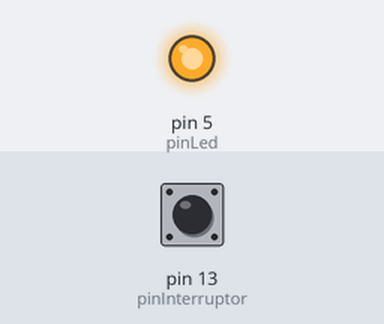
This sketch was run on a simulated Arduino Uno, built with avr-gcc and run on an emulated ATmega328P. Parts: output pins drawn as LEDs (lit = HIGH). The inputs (shaded band) are chosen by the test bench; at power-on: pin 13 (pinInterruptor) HIGH.

Above: at 1.2 s.
1.3 s: pin 13 (pinInterruptor) pulled LOW for 0.15 s
At 1.37 s:
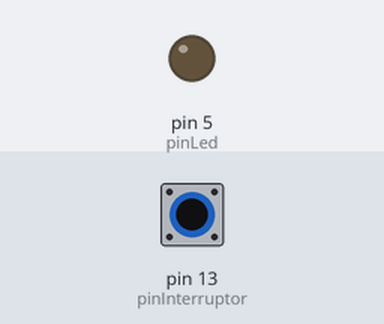
2.9 s: pin 13 (pinInterruptor) pulled LOW for 3.2 s
At 6.6 s:
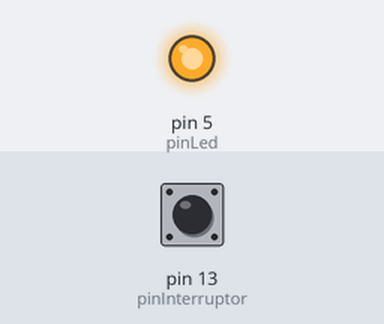
Timing chart, 0 to 8.1 s (numbered marks = the images above; inputs shaded):
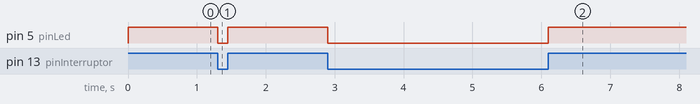

Measured:
- after the input at 1.3 s, pin 5 (pinLed): HIGH → LOW at once, → HIGH 0.15 s later
- after the input at 2.9 s, pin 5 (pinLed): HIGH → LOW at once, → HIGH 3.2 s later

The sketch:

A026_pinmode_pullup.ino
```cpp
/*
 * Ejemplo de pull-up.
 * 2014. Arduino Gran Canaria.
 */

// Inicializacion de variables y constantes
#define pinInterruptor 13
#define pinLed 5
int estado;

// Inicializacion del sistema
void setup() {
  // Inicializar el pin del interruptor para entrada
  pinMode(pinInterruptor, INPUT);
  // Modo pull-up
  digitalWrite(pinInterruptor, HIGH);
  // Inicializar el pin del LED para salida
  pinMode(pinLed, OUTPUT);
}

// Bucle principal
void loop() {
  // Leer estado del interruptor
  estado = digitalRead(pinInterruptor);
  // Establecer estado del interruptor en el LED
  digitalWrite(pinLed, estado);
}
```
